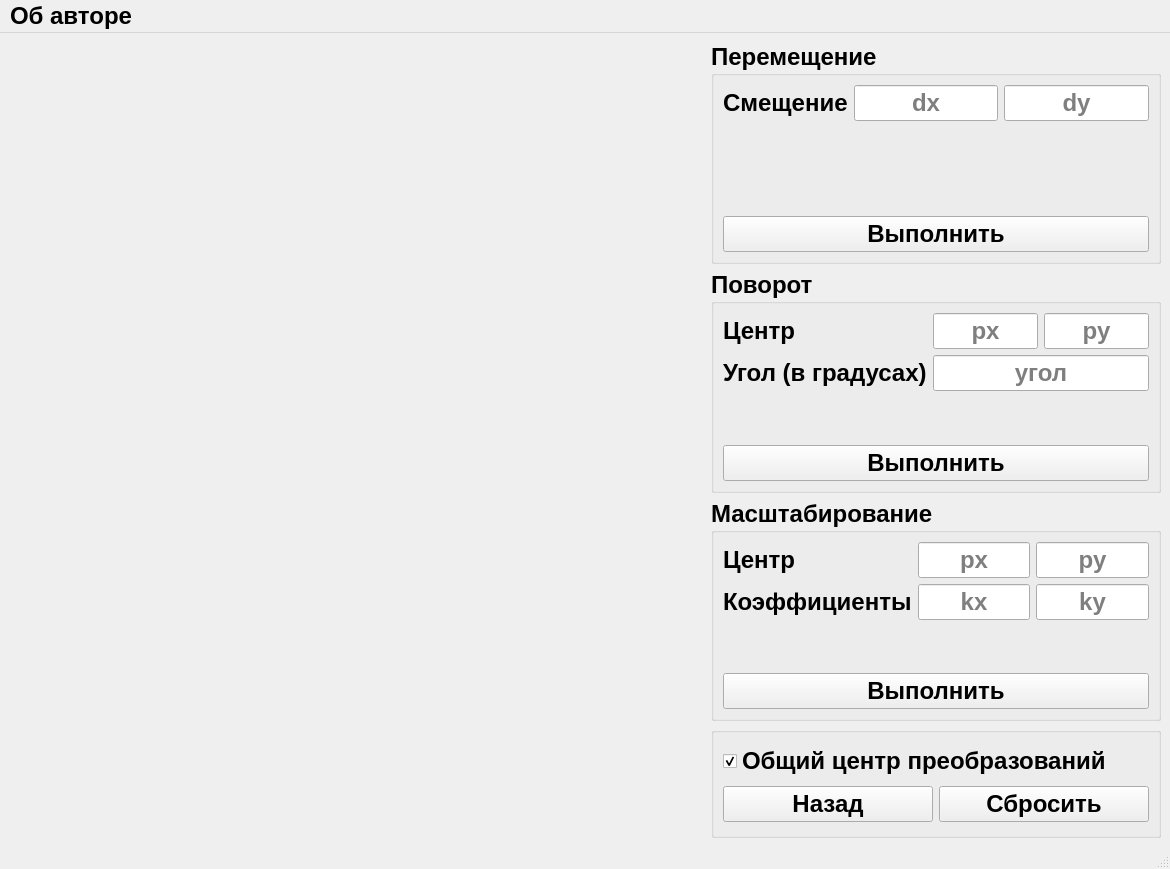
<?xml version="1.0" encoding="UTF-8"?>
<ui version="4.0">
 <class>MainWindow</class>
 <widget class="QMainWindow" name="MainWindow">
  <property name="geometry">
   <rect>
    <x>0</x>
    <y>0</y>
    <width>1170</width>
    <height>869</height>
   </rect>
  </property>
  <property name="windowTitle">
   <string>ЛР2 по компьютерной графике Шубенина Дарья ИУ7-41Б</string>
  </property>
  <widget class="QWidget" name="centralwidget">
   <layout class="QHBoxLayout" name="horizontalLayout" stretch="1,0">
    <item>
     <widget class="Canvas" name="canvas" native="true">
      <property name="font">
       <font>
        <pointsize>18</pointsize>
        <weight>75</weight>
        <bold>true</bold>
       </font>
      </property>
     </widget>
    </item>
    <item>
     <layout class="QVBoxLayout" name="verticalLayout" stretch="2,2,2,1">
      <item>
       <widget class="QGroupBox" name="translateGB">
        <property name="maximumSize">
         <size>
          <width>450</width>
          <height>16777215</height>
         </size>
        </property>
        <property name="font">
         <font>
          <pointsize>18</pointsize>
          <weight>75</weight>
          <bold>true</bold>
         </font>
        </property>
        <property name="title">
         <string>Перемещение</string>
        </property>
        <layout class="QGridLayout" name="gridLayout">
         <item row="2" column="2">
          <widget class="QLineEdit" name="dxLE">
           <property name="font">
            <font>
             <pointsize>18</pointsize>
             <weight>75</weight>
             <bold>true</bold>
            </font>
           </property>
           <property name="alignment">
            <set>Qt::AlignCenter</set>
           </property>
           <property name="placeholderText">
            <string>dx</string>
           </property>
          </widget>
         </item>
         <item row="2" column="3">
          <widget class="QLineEdit" name="dyLE">
           <property name="font">
            <font>
             <pointsize>18</pointsize>
             <weight>75</weight>
             <bold>true</bold>
            </font>
           </property>
           <property name="alignment">
            <set>Qt::AlignCenter</set>
           </property>
           <property name="placeholderText">
            <string>dy</string>
           </property>
          </widget>
         </item>
         <item row="5" column="0" colspan="4">
          <widget class="QPushButton" name="translatePB">
           <property name="font">
            <font>
             <pointsize>18</pointsize>
             <weight>75</weight>
             <bold>true</bold>
            </font>
           </property>
           <property name="text">
            <string>Выполнить</string>
           </property>
          </widget>
         </item>
         <item row="2" column="0" colspan="2">
          <widget class="QLabel" name="label">
           <property name="font">
            <font>
             <pointsize>18</pointsize>
             <weight>75</weight>
             <bold>true</bold>
            </font>
           </property>
           <property name="text">
            <string>Смещение</string>
           </property>
          </widget>
         </item>
         <item row="4" column="0" colspan="4">
          <spacer name="verticalSpacer_2">
           <property name="font">
            <font>
             <pointsize>18</pointsize>
             <weight>75</weight>
             <bold>true</bold>
            </font>
           </property>
           <property name="orientation">
            <enum>Qt::Vertical</enum>
           </property>
           <property name="sizeHint" stdset="0">
            <size>
             <width>20</width>
             <height>40</height>
            </size>
           </property>
          </spacer>
         </item>
        </layout>
       </widget>
      </item>
      <item>
       <widget class="QGroupBox" name="rotateGB">
        <property name="maximumSize">
         <size>
          <width>450</width>
          <height>16777215</height>
         </size>
        </property>
        <property name="font">
         <font>
          <pointsize>18</pointsize>
          <weight>75</weight>
          <bold>true</bold>
         </font>
        </property>
        <property name="title">
         <string>Поворот</string>
        </property>
        <layout class="QGridLayout" name="gridLayout_3">
         <item row="1" column="1">
          <widget class="QLineEdit" name="rotpxLE">
           <property name="font">
            <font>
             <pointsize>18</pointsize>
             <weight>75</weight>
             <bold>true</bold>
            </font>
           </property>
           <property name="alignment">
            <set>Qt::AlignCenter</set>
           </property>
           <property name="placeholderText">
            <string>px</string>
           </property>
          </widget>
         </item>
         <item row="1" column="2">
          <widget class="QLineEdit" name="rotpyLE">
           <property name="font">
            <font>
             <pointsize>18</pointsize>
             <weight>75</weight>
             <bold>true</bold>
            </font>
           </property>
           <property name="alignment">
            <set>Qt::AlignCenter</set>
           </property>
           <property name="placeholderText">
            <string>py</string>
           </property>
          </widget>
         </item>
         <item row="3" column="1" colspan="2">
          <widget class="QLineEdit" name="angleLE">
           <property name="font">
            <font>
             <pointsize>18</pointsize>
             <weight>75</weight>
             <bold>true</bold>
            </font>
           </property>
           <property name="alignment">
            <set>Qt::AlignCenter</set>
           </property>
           <property name="placeholderText">
            <string>угол</string>
           </property>
          </widget>
         </item>
         <item row="1" column="0">
          <widget class="QLabel" name="label_2">
           <property name="font">
            <font>
             <pointsize>18</pointsize>
             <weight>75</weight>
             <bold>true</bold>
            </font>
           </property>
           <property name="text">
            <string>Центр</string>
           </property>
          </widget>
         </item>
         <item row="3" column="0">
          <widget class="QLabel" name="label_3">
           <property name="font">
            <font>
             <pointsize>18</pointsize>
             <weight>75</weight>
             <bold>true</bold>
            </font>
           </property>
           <property name="text">
            <string>Угол (в градусах)</string>
           </property>
          </widget>
         </item>
         <item row="5" column="0" colspan="3">
          <widget class="QPushButton" name="rotatePB">
           <property name="font">
            <font>
             <pointsize>18</pointsize>
             <weight>75</weight>
             <bold>true</bold>
            </font>
           </property>
           <property name="text">
            <string>Выполнить</string>
           </property>
          </widget>
         </item>
         <item row="4" column="0" colspan="3">
          <spacer name="verticalSpacer">
           <property name="font">
            <font>
             <pointsize>18</pointsize>
             <weight>75</weight>
             <bold>true</bold>
            </font>
           </property>
           <property name="orientation">
            <enum>Qt::Vertical</enum>
           </property>
           <property name="sizeHint" stdset="0">
            <size>
             <width>20</width>
             <height>40</height>
            </size>
           </property>
          </spacer>
         </item>
        </layout>
       </widget>
      </item>
      <item>
       <widget class="QGroupBox" name="scaleGB">
        <property name="maximumSize">
         <size>
          <width>450</width>
          <height>16777215</height>
         </size>
        </property>
        <property name="font">
         <font>
          <pointsize>18</pointsize>
          <weight>75</weight>
          <bold>true</bold>
         </font>
        </property>
        <property name="title">
         <string>Масштабирование</string>
        </property>
        <layout class="QGridLayout" name="gridLayout_4">
         <item row="3" column="2">
          <widget class="QLineEdit" name="kyLE">
           <property name="font">
            <font>
             <pointsize>18</pointsize>
             <weight>75</weight>
             <bold>true</bold>
            </font>
           </property>
           <property name="alignment">
            <set>Qt::AlignCenter</set>
           </property>
           <property name="placeholderText">
            <string>ky</string>
           </property>
          </widget>
         </item>
         <item row="1" column="1">
          <widget class="QLineEdit" name="scalepxLE">
           <property name="font">
            <font>
             <pointsize>18</pointsize>
             <weight>75</weight>
             <bold>true</bold>
            </font>
           </property>
           <property name="alignment">
            <set>Qt::AlignCenter</set>
           </property>
           <property name="placeholderText">
            <string>px</string>
           </property>
          </widget>
         </item>
         <item row="1" column="2">
          <widget class="QLineEdit" name="scalepyLE">
           <property name="font">
            <font>
             <pointsize>18</pointsize>
             <weight>75</weight>
             <bold>true</bold>
            </font>
           </property>
           <property name="alignment">
            <set>Qt::AlignCenter</set>
           </property>
           <property name="placeholderText">
            <string>py</string>
           </property>
          </widget>
         </item>
         <item row="3" column="1">
          <widget class="QLineEdit" name="kxLE">
           <property name="font">
            <font>
             <pointsize>18</pointsize>
             <weight>75</weight>
             <bold>true</bold>
            </font>
           </property>
           <property name="alignment">
            <set>Qt::AlignCenter</set>
           </property>
           <property name="placeholderText">
            <string>kx</string>
           </property>
          </widget>
         </item>
         <item row="1" column="0">
          <widget class="QLabel" name="label_4">
           <property name="font">
            <font>
             <pointsize>18</pointsize>
             <weight>75</weight>
             <bold>true</bold>
            </font>
           </property>
           <property name="text">
            <string>Центр</string>
           </property>
          </widget>
         </item>
         <item row="3" column="0">
          <widget class="QLabel" name="label_5">
           <property name="font">
            <font>
             <pointsize>18</pointsize>
             <weight>75</weight>
             <bold>true</bold>
            </font>
           </property>
           <property name="text">
            <string>Коэффициенты</string>
           </property>
          </widget>
         </item>
         <item row="5" column="0" colspan="3">
          <widget class="QPushButton" name="scalePB">
           <property name="font">
            <font>
             <pointsize>18</pointsize>
             <weight>75</weight>
             <bold>true</bold>
            </font>
           </property>
           <property name="text">
            <string>Выполнить</string>
           </property>
          </widget>
         </item>
         <item row="4" column="0" colspan="3">
          <spacer name="verticalSpacer_3">
           <property name="font">
            <font>
             <pointsize>18</pointsize>
             <weight>75</weight>
             <bold>true</bold>
            </font>
           </property>
           <property name="orientation">
            <enum>Qt::Vertical</enum>
           </property>
           <property name="sizeHint" stdset="0">
            <size>
             <width>20</width>
             <height>40</height>
            </size>
           </property>
          </spacer>
         </item>
        </layout>
       </widget>
      </item>
      <item>
       <widget class="QGroupBox" name="commonGB">
        <property name="maximumSize">
         <size>
          <width>450</width>
          <height>16777215</height>
         </size>
        </property>
        <property name="font">
         <font>
          <pointsize>18</pointsize>
          <weight>75</weight>
          <bold>true</bold>
         </font>
        </property>
        <property name="title">
         <string/>
        </property>
        <layout class="QGridLayout" name="gridLayout_5">
         <item row="1" column="0">
          <widget class="QPushButton" name="undoPB">
           <property name="font">
            <font>
             <pointsize>18</pointsize>
             <weight>75</weight>
             <bold>true</bold>
            </font>
           </property>
           <property name="text">
            <string>Назад</string>
           </property>
          </widget>
         </item>
         <item row="1" column="1">
          <widget class="QPushButton" name="resetPB">
           <property name="font">
            <font>
             <pointsize>18</pointsize>
             <weight>75</weight>
             <bold>true</bold>
            </font>
           </property>
           <property name="text">
            <string>Сбросить</string>
           </property>
          </widget>
         </item>
         <item row="0" column="0" colspan="2">
          <widget class="QCheckBox" name="centerCB">
           <property name="font">
            <font>
             <pointsize>18</pointsize>
             <weight>75</weight>
             <bold>true</bold>
            </font>
           </property>
           <property name="text">
            <string>Общий центр преобразований</string>
           </property>
           <property name="checked">
            <bool>true</bool>
           </property>
          </widget>
         </item>
        </layout>
       </widget>
      </item>
     </layout>
    </item>
   </layout>
  </widget>
  <widget class="QMenuBar" name="menubar">
   <property name="geometry">
    <rect>
     <x>0</x>
     <y>0</y>
     <width>1170</width>
     <height>46</height>
    </rect>
   </property>
   <property name="font">
    <font>
     <pointsize>18</pointsize>
     <weight>75</weight>
     <bold>true</bold>
    </font>
   </property>
   <widget class="QMenu" name="menu">
    <property name="title">
     <string>Об авторе</string>
    </property>
    <addaction name="action_7_41"/>
   </widget>
   <addaction name="menu"/>
  </widget>
  <widget class="QStatusBar" name="statusbar"/>
  <action name="clearCanvasAction">
   <property name="text">
    <string>Очистить холст</string>
   </property>
  </action>
  <action name="clearCirclesAction">
   <property name="text">
    <string>Очистить поля &quot;Окружности&quot;</string>
   </property>
  </action>
  <action name="clearPointsAction">
   <property name="text">
    <string>Очистить поля &quot;Поставить точку&quot;</string>
   </property>
  </action>
  <action name="undoAction">
   <property name="text">
    <string>Отменить действие</string>
   </property>
  </action>
  <action name="action_7_41">
   <property name="text">
    <string>ИУ7-41Б Шубенина Дарья</string>
   </property>
   <property name="font">
    <font>
     <pointsize>18</pointsize>
     <weight>75</weight>
     <bold>true</bold>
    </font>
   </property>
  </action>
 </widget>
 <customwidgets>
  <customwidget>
   <class>Canvas</class>
   <extends>QWidget</extends>
   <header>canvas</header>
   <container>1</container>
  </customwidget>
 </customwidgets>
 <resources/>
 <connections/>
</ui>
